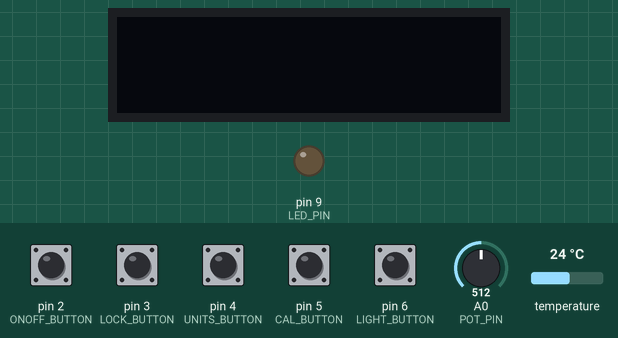
The sketch below on a simulated Arduino Uno, built with avr-gcc and run on an emulated ATmega328P. Parts: 128×32 one-colour display, output pins drawn as LEDs (lit = HIGH). The test bench sets the inputs (shaded band); at power-on: pin 2 (ONOFF_BUTTON), pin 3 (LOCK_BUTTON), pin 4 (UNITS_BUTTON), pin 5 (CAL_BUTTON), pin 6 (LIGHT_BUTTON) LOW, temperature 24 °C, A0 (POT_PIN) = 512. What the sketch prints to the serial monitor is not drawn.

Above: at 1.2 s.
1.3 s: pin 2 (ONOFF_BUTTON) pulled HIGH for 3.2 s
At 5.3 s:
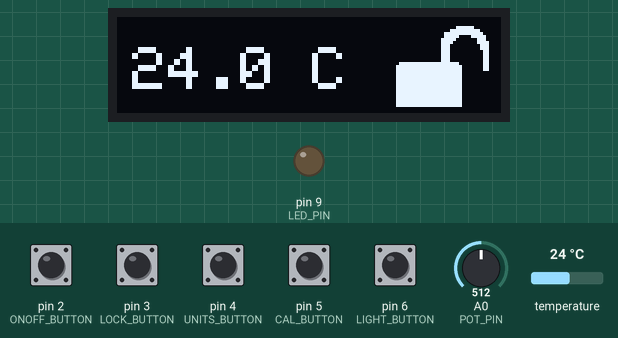
6.3 s: pin 3 (LOCK_BUTTON) pulled HIGH for 1 s
At 8.0 s:
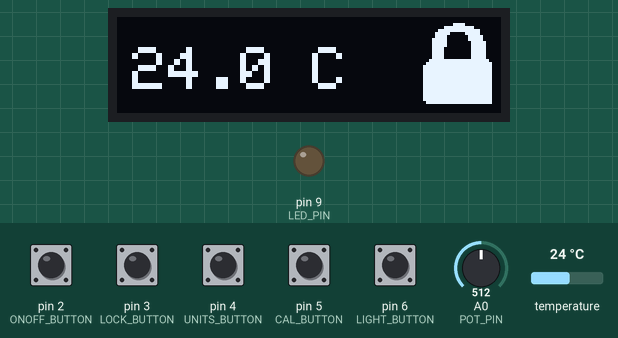
9.2 s: pin 6 (LIGHT_BUTTON) pulled HIGH for 1 s
At 10.6 s:
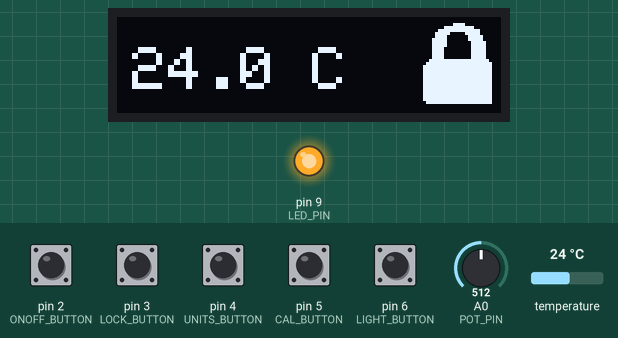
11.7 s: temperature set to 12 °C
At 13.2 s:
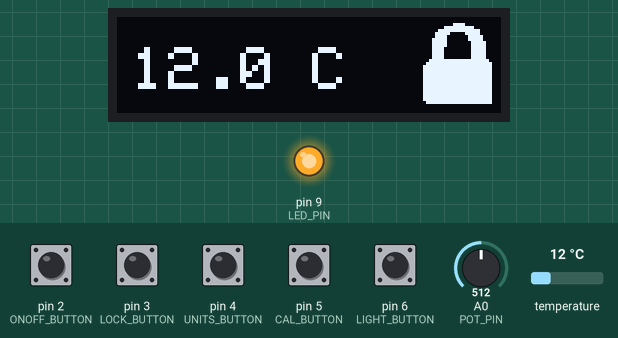
13.8 s: pin 3 (LOCK_BUTTON) pulled HIGH for 1 s
At 15.9 s:
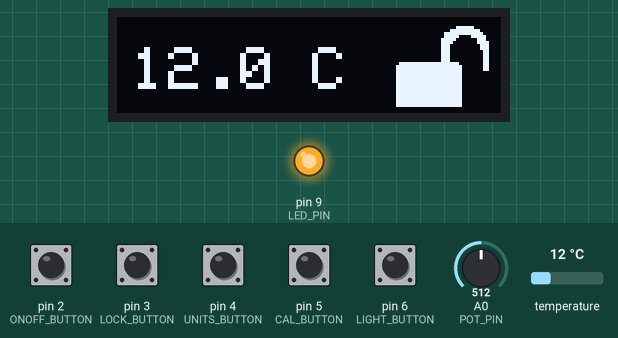
16.6 s: pin 4 (UNITS_BUTTON) pulled HIGH for 1 s
At 18.7 s:
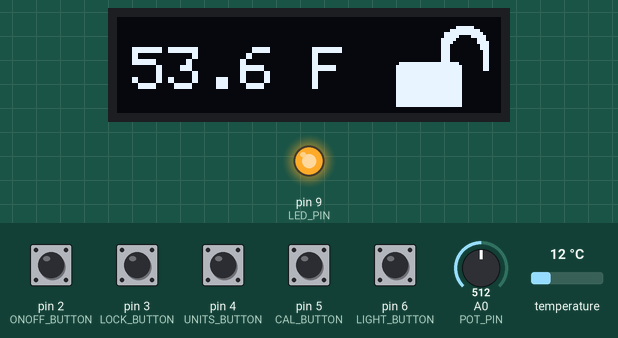
Timing chart, 0 to 20.2 s (numbered marks = the images above; inputs shaded):
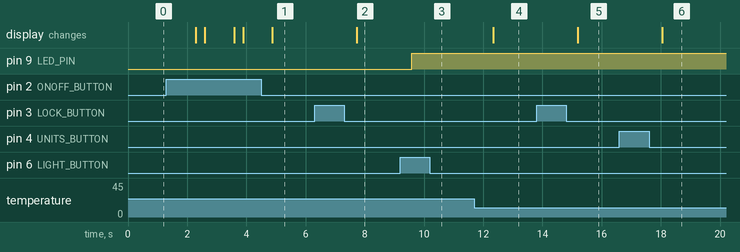

The sketch:

ThermoPro_Code_Sketch.ino
```cpp
#include <SPI.h>
#include <Wire.h>
#include <Adafruit_GFX.h>
#include <Adafruit_SSD1306.h>
#include <OneWire.h>
#include <DallasTemperature.h>
#include "images.h"  // Contains full-screen images:

//
// OLED Display Configuration
//
#define SCREEN_WIDTH 128         // OLED display width, in pixels
#define SCREEN_HEIGHT 32         // OLED display height, in pixels
#define OLED_RESET    -1         // Reset pin (-1 if sharing Arduino reset)
#define SCREEN_ADDRESS 0x3C      // I2C address for the OLED

// Create OLED display object (without g prefix)
Adafruit_SSD1306 display(SCREEN_WIDTH, SCREEN_HEIGHT, &Wire, OLED_RESET);

//
// Button and LED Pin Definitions
//
#define ONOFF_BUTTON 2           // System ON/OFF button (digital pin 2)
#define UNITS_BUTTON 4           // Temperature unit toggle button (digital pin 4)
#define LOCK_BUTTON 3            // Lock button (digital pin 3)
#define CAL_BUTTON 5             // Calibration button (digital pin 5)
#define LIGHT_BUTTON 6           // LED toggle button (digital pin 6)
#define LED_PIN 9                // LED connected to digital pin 9

//
// Temperature Sensor Configuration
//
#define TEMP_SENSOR 8            // DS18B20 sensor data pin (digital pin 8)
OneWire gOneWire(TEMP_SENSOR);
DallasTemperature gSensors(&gOneWire); // Global temperature sensor object

//
// Potentiometer Pin for Temperature Offset
//
#define POT_PIN A0               // Analog pin A0 for the potentiometer

//
// Global State Variables (prefixed with "g")
//
bool gSystemOn = false;          // Global system power state (off by default)
bool gIsLocked = false;          // Global lock state: disables unit change and offset adjustments if true
bool gIsCelsius = true;          // Global temperature unit (true = Celsius, false = Fahrenheit)
bool gLightOn = false;           // Global LED state (off by default)

//
// Setup Function: Initializes Serial, pins, sensor, and OLED
//
void setup() {
  Serial.begin(9600);            // Initialize Serial Monitor for debugging

  // Set pin modes for buttons and LED
  pinMode(ONOFF_BUTTON, INPUT);
  pinMode(UNITS_BUTTON, INPUT);
  pinMode(LOCK_BUTTON, INPUT);
  pinMode(CAL_BUTTON, INPUT);
  pinMode(LIGHT_BUTTON, INPUT);
  pinMode(LED_PIN, OUTPUT);

  // Initialize the temperature sensor
  gSensors.begin();

  // Initialize the OLED display
  if (!display.begin(SSD1306_SWITCHCAPVCC, SCREEN_ADDRESS)) {
    Serial.println(F("OLED initialization failed"));
    for (;;);                   // Halt if OLED fails to initialize
  }

  display.setRotation(2);       // Set display rotation if needed (flip the screen)
  display.clearDisplay();       // Clear the display buffer
  display.display();            // Push the cleared buffer to the display
}

//
// Loop Function: Reads inputs, computes the temperature with offset, and updates display
//
void loop() {
  // ------------------------------
  // 1) Handle Button Inputs
  // ------------------------------

  // Toggle system power with ON/OFF button
  if (digitalRead(ONOFF_BUTTON) == HIGH) {
    gSystemOn = !gSystemOn;
    delay(200);                // Debounce delay
  }

  // If system is OFF, clear display, turn LED off, and exit
  if (!gSystemOn) {
    display.clearDisplay();
    display.display();
    digitalWrite(LED_PIN, LOW);
    return;
  }

  // Toggle lock state with LOCK button (when locked, unit and offset changes are disabled)
  if (digitalRead(LOCK_BUTTON) == HIGH) {
    gIsLocked = !gIsLocked;
    delay(200);
  }

  // Toggle temperature unit (Celsius/Fahrenheit) with UNITS button, if not locked
  if (digitalRead(UNITS_BUTTON) == HIGH && !gIsLocked) {
    gIsCelsius = !gIsCelsius;
    delay(200);
  }

  // Toggle LED state with LIGHT button
  if (digitalRead(LIGHT_BUTTON) == HIGH) {
    gLightOn = !gLightOn;
    digitalWrite(LED_PIN, gLightOn ? HIGH : LOW);
    delay(200);
  }

  // When CAL button is pressed, print "CALIBRATION!" to Serial Monitor
  if (digitalRead(CAL_BUTTON) == HIGH) {
    Serial.println("CALIBRATION!");
    delay(200);
  }

  // ------------------------------
  // 2) Read Temperature and Potentiometer Offset
  // ------------------------------

  // Request temperature measurement from the sensor
  gSensors.requestTemperatures();
  float tempC = gSensors.getTempCByIndex(0);              // Read temperature in Celsius
  float tempF = DallasTemperature::toFahrenheit(tempC);     // Convert to Fahrenheit
  float tempToShow = gIsCelsius ? tempC : tempF;            // Choose the correct unit

  // Read potentiometer value for temperature offset, only if not locked
  float offset = 0;
  if (!gIsLocked) {
    int potVal = analogRead(POT_PIN);
    // Map the potentiometer reading (0-1023) to an offset range (-5.0 to +5.0 degrees)
    offset = map(potVal, 0, 1023, -50, 50) / 10.0;
  }
  float tempAdjusted = tempToShow + offset;                // Adjust temperature by offset

  // Debug output: Print the offset value to the Serial Monitor
  Serial.print("Pot Offset: ");
  Serial.println(offset);

  // ------------------------------
  // 3) Update OLED Display
  // ------------------------------

  display.clearDisplay();  // Clear the display buffer

  // Draw full-screen background based on lock state:
  // If locked, show the lock background; if unlocked, show the unlock background.
  if (gIsLocked) {
    display.drawBitmap(0, 0, images[0], SCREEN_WIDTH, SCREEN_HEIGHT, WHITE);
  } else {
    display.drawBitmap(0, 0, images[1], SCREEN_WIDTH, SCREEN_HEIGHT, WHITE);
  }

  // Display the temperature value on the left (using normal font size)
  display.setTextSize(2);
  display.setTextColor(WHITE);
  display.setCursor(5, 10);
  display.print(tempAdjusted, 1);  // For example, "23.4"

  // Append temperature unit as fallback text immediately after the temperature value.
  display.print(gIsCelsius ? " C" : " F");

  // Push the updated content to the OLED display
  display.display();

  delay(100);  // Short delay before the next loop iteration
}
```

Source omitted: images.h (data table, 12749 bytes)

Measured:
- after the input at 1.3 s, the display: changes after 0.99 s (image 1)
- after the input at 6.3 s, the display: changes after 1.4 s (image 2)
- after the input at 9.2 s, pin 9 (LED_PIN): LOW → HIGH after 0.39 s
- after the input at 11.7 s, the display: changes after 0.64 s (image 4)
- after the input at 13.8 s, the display: changes after 1.4 s (image 5)
- after the input at 16.6 s, the display: changes after 1.4 s (image 6)
